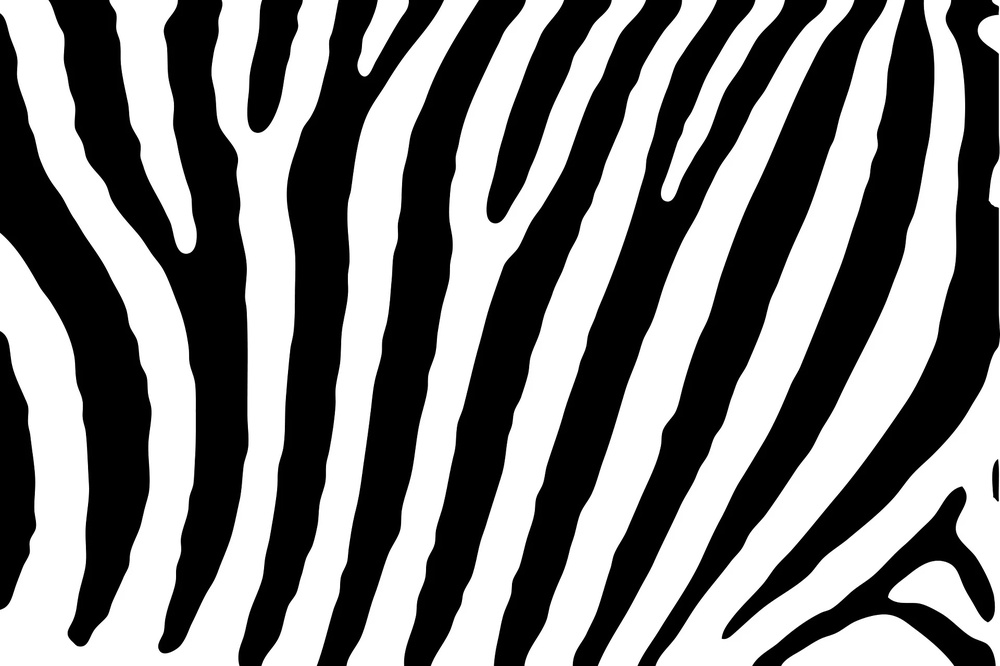
#> input picture Study_Py_OpenCV/src/zebra.jpg, 1000 x 666 px, shrunk from 1920 x 1278 before the run, found by its file name
$ python Study_Py_OpenCV_19_Morphological_Transformation.py
#> lines starting #> are read from the running program, lines starting #| are printed output that depends on the picture
# 모폴로지 변환(Perspective Transformation)은 영상이나 이미지를 형태학적 관점에서 접근하는 기법을 의미합니다.
# 모폴로지 변환은 주로 영상 내 픽셀값 대체에 사용됩니다. 이를 응용해서 노이즈 제거, 요소 결합 및 분리, 강도 피크 검출 등에 이용할 수 있습니다.
# 집합의 포함 관계, 이동(translation), 대칭(reflection), 여집합(complement), 차집합(difference) 등의 성질을 사용합니다.
# 기본적인 모폴로지 변환으로는 팽창(dilation)과 침식(erosion)이 있습니다.
# 팽창과 침식은 이미지와 커널의 컨벌루션 연산이며, 이 두 가지 기본 연산을 기반으로 복잡하고 다양한 모폴로지 연산을 구현할 수 있습니다.

# 팽창(Dilation)Permalink
# dilate(x, y) = \max_{\rm (i, j)\in kernel } src(x+i, y+j)
# 팽창(dilation)은 커널 영역 안에 존재하는 모든 픽셀의 값을 커널 내부의 극댓값(local maximum)으로 대체합니다.
# 즉, 구조 요소(element)를 활용해 이웃한 픽셀들을 최대 픽셀값으로 대체합니다.
# 팽창 연산을 적용하면 어두운 영역이 줄어들고 밝은 영역이 늘어납니다.
# 커널의 크기나 반복 횟수에 따라 밝은 영역이 늘어나 스펙클(speckle)이 커지며 객체 내부의 홀(holes)이 사라집니다.
# 팽창 연산은 노이즈 제거 후 줄어든 크기를 복구하고자 할 때 주로 사용합니다.

# 침식(Erosion)Permalink
# erode(x, y) = \min_{\rm (i, j)\in kernel } src(x+i, y+j)
# 침식(erosion)은 커널 영역 안에 존재하는 모든 픽셀의 값을 커널 내부의 극솟값(local minimum)으로 대체합니다.
# 즉, 구조 요소(element)를 활용해 이웃한 픽셀을 최소 픽셀값으로 대체합니다.
# 침식 연산을 적용하면 밝은 영역이 줄어들고 어두운 영역이 늘어납니다.
# 커널의 크기나 반복 횟수에 따라 어두운 영역이 늘어나 스펙클(speckle)이 사라지며, 객체 내부의 홀(holes)이 커집니다.
# 침식 연산은 노이즈 제거에 주로 사용합니다.

import numpy as np
import cv2

src = cv2.imread('Study_Py_OpenCV/src/zebra.jpg')
#> src is the input picture: shape (666, 1000, 3); min 0, max 255, mean 126.3

# cv2.getStructuringElement()를 활용해 구조요소를 생성합니다.
# cv2.getStructuringElement(커널의 형태, 커널의 크기, 중심점)로 구조 요소을 생성합니다.
# 커널의 형태는 직사각형(Rect), 십자가(Cross), 타원(Ellipse)이 있습니다.
# 커널의 크기는 구조 요소의 크기를 의미합니다. 이때, 커널의 크기가 너무 작다면 커널의 형태는 영향을 받지 않습니다.
# 고정점은 커널의 중심 위치를 나타냅니다. 필수 매개변수가 아니며, 설정하지 않을 경우 사용되는 함수에서 값이 결정됩니다.
# Tip : 고정점을 할당하지 않을 경우 조금 더 유동적인 커널이 됩니다.
kernel = cv2.getStructuringElement(cv2.MORPH_CROSS, (9, 9))
# 생성된 구조 요소를 활용해 모폴로지 변환을 적용합니다.
# 팽창 함수(cv2.dilate)와 침식 함수(cv2.erode)로 모폴로지 변환을 진행합니다.
# cv2.dilate(원본 배열, 구조 요소, 고정점, 반복 횟수, 테두리 외삽법, 테두리 색상)로 팽창 연산을 진행합니다.
# cv2.erode(원본 배열, 구조 요소, 고정점, 반복 횟수, 테두리 외삽법, 테두리 색상)로 침식 연산을 진행합니다.
# 팽창 함수와 침식 함수의 매개변수 순서와 의미는 동일합니다.
# 단, 팽창 연산의 경우 밝은 영역이 커지며, 침식 연산의 경우 어두운 영역이 커집니다.
# Tip : 고정점을 (-1, -1)로 할당할 경우, 커널의 중심부에 고정점이 위치하게 됩니다.
dilate = cv2.dilate(src, kernel, anchor = (-1, -1), iterations = 5)
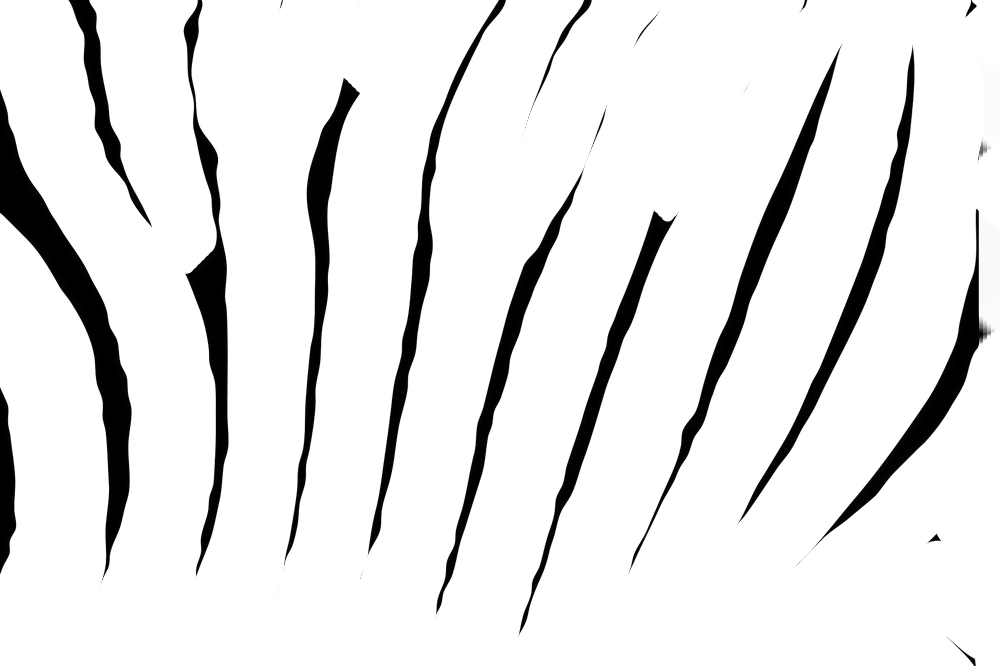
#> dilate: shape (666, 1000, 3); min 0, max 255, mean 230.1
erode = cv2.erode(src, kernel, anchor=(-1, -1), iterations = 5)
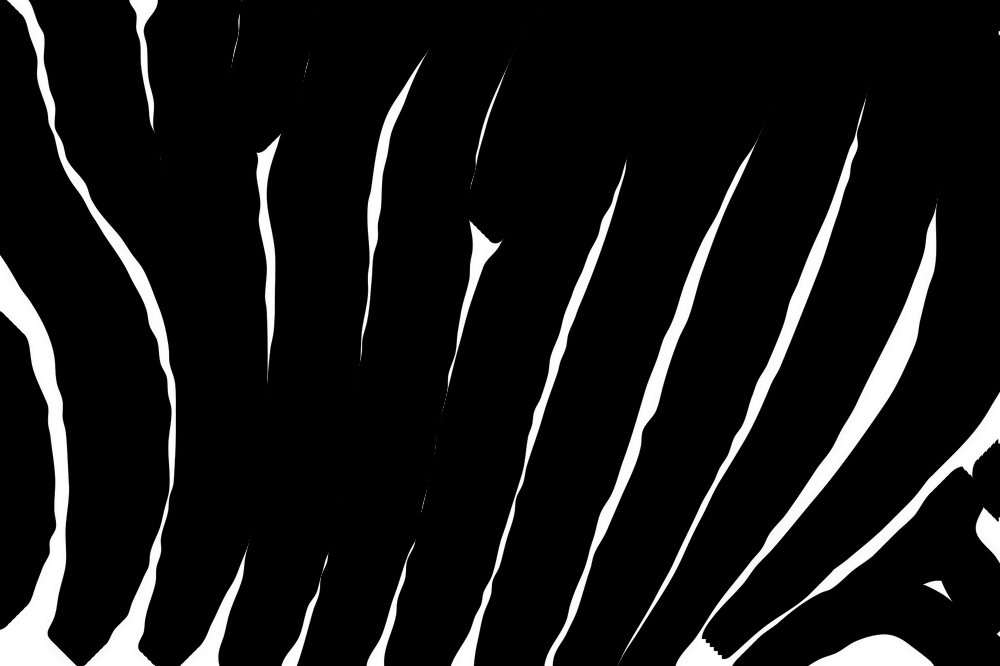
#> erode: shape (666, 1000, 3); min 0, max 255, mean 22.1

# Numpy 함수 중 연결 함수(np.concatenate)로 원본 이미지, 팽창 결과, 침식 결과를 하나의 이미지로 연결합니다.
# np.concatenate(연결할 이미지 배열들, 축 방향)로 이미지를 연결합니다
# Tip : axis=0으로 사용할 경우, 세로 방향으로 연결됩니다.
# Tip : OpenCV의 함수 중, 수평 연결 함수(cv2.hconcat)와 수직 연결 함수(cv2.vconcat)`로도 이미지를 연결할 수 있습니다.
dst = np.concatenate((src, dilate, erode), axis = 1)
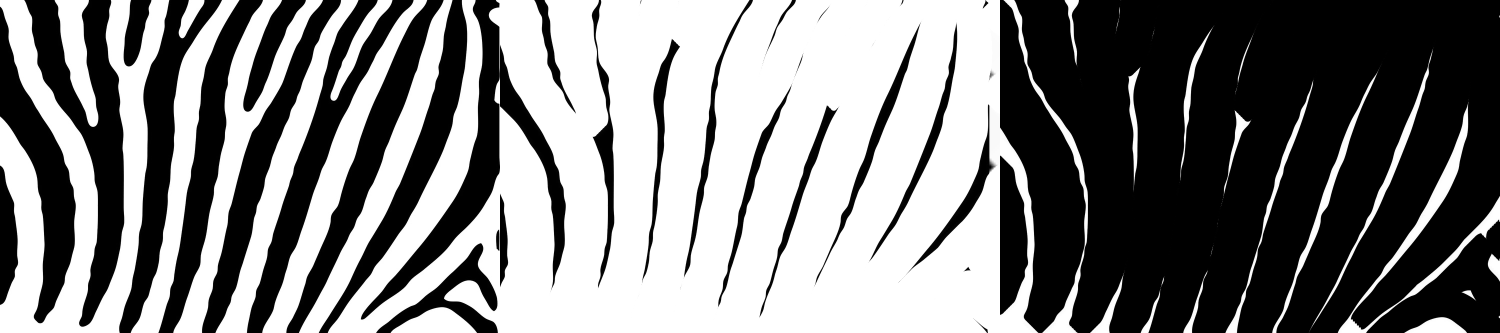
#> dst: shape (666, 3000, 3) (shown at 1/2 size); min 0, max 255, mean 126.1

cv2.imshow('dst', dst)
cv2.waitKey(0)
cv2.destroyAllWindows()
